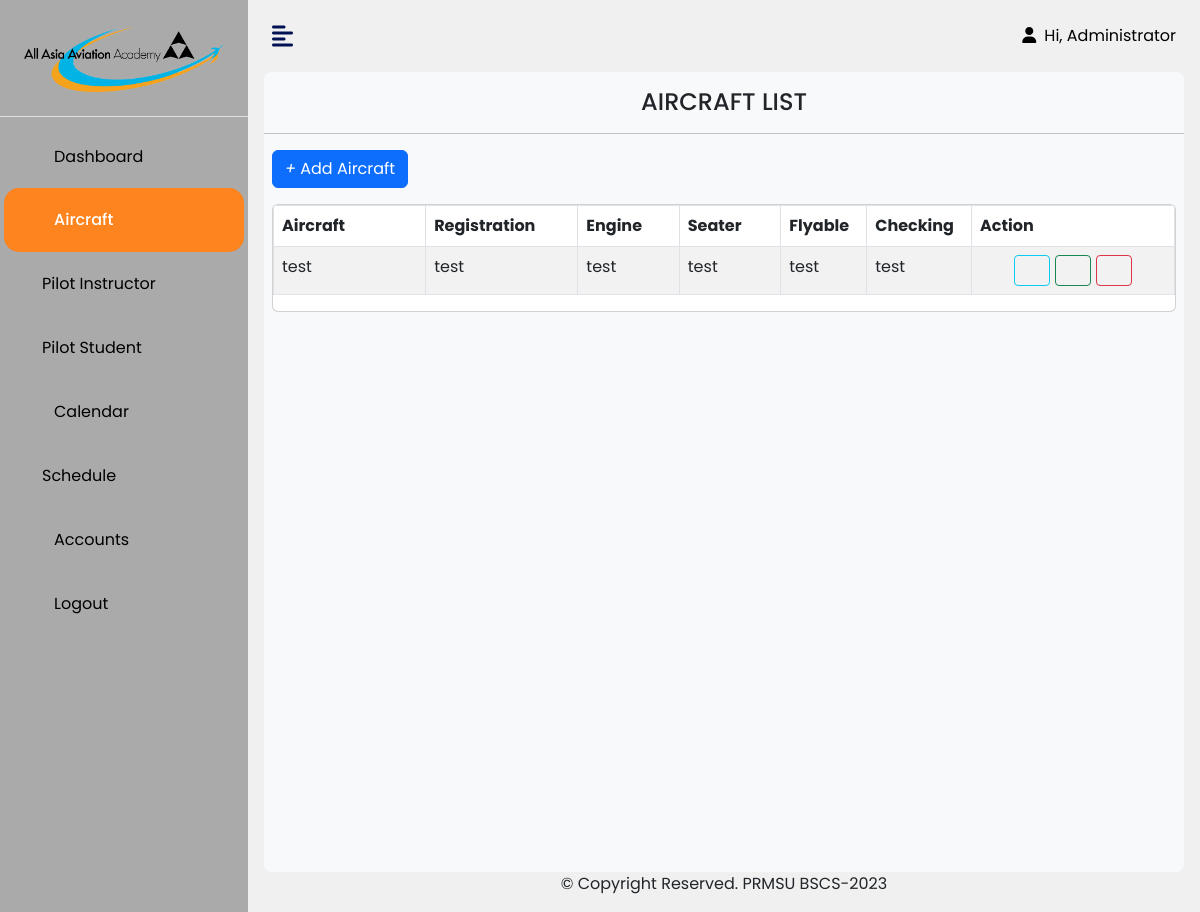
Page /admin/aircraft.php (signed in) on the committed database.
### tables this page shows
CREATE TABLE `aircraft` (
  `id` int NOT NULL,
  `aircraft` varchar(100) NOT NULL,
  `registration` varchar(100) NOT NULL,
  `engine` varchar(100) NOT NULL DEFAULT '1 Engine',
  `seater` varchar(100) NOT NULL DEFAULT '2 Seater',
  `flyable` varchar(100) NOT NULL DEFAULT 'Yes',
  `checking` varchar(50) NOT NULL DEFAULT 'TBO'
);

### admin/aircraft.php (the view, shortened to what this page needs)
<?php
include '../incAdmin/header.php';
?>
    <div class="d-flex" id="wrapper">
        <div class="bg-white" id="sidebar-wrapper">
            <div class="sidebar-heading text-center py-4 primary-text fs-4 fw-bold text-uppercase border-bottom">
                <img id="logo"src="../img/logo.png" alt="">
            </div>
            <div class="list-group list-group-flush my-2 mx-1">
                <a href="index.php" class="list-group-item list-group-item-action second-text "><i class="fa-duotone fa-house me-2"></i>Dashboard</a>
                <a href="aircraft.php" class="list-group-item list-group-item-action second-text active "><i class="fa-duotone fa-plane-up me-2"></i>Aircraft</a>
                <a href="instructor.php" class="list-group-item list-group-item-action second-text "><i class="fa-duotone fa-user-pilot-tie me-2"></i>Pilot Instructor</a>
                <a href="student.php" class="list-group-item list-group-item-action second-text "><i class="fa-duotone fa-user-pilot me-2"></i>Pilot Student</a>
                <a href="calendar.php" class="list-group-item list-group-item-action second-text "><i class="fa-duotone fa-calendar-days me-2"></i>Calendar</a>
                <a href="schedule.php" class="list-group-item list-group-item-action second-text "><i class="fa-duotone fa-calendar-lines-pen me-2"></i>Schedule</a>
                <a href="account.php" class="list-group-item list-group-item-action second-text "><i class="fa-duotone fa-users me-2"></i>Accounts</a>
                <a href="../logout.php" class="list-group-item list-group-item-action second-text "><i class="fa-duotone fa-right-from-bracket me-2"></i>Logout</a>
            </div>
        </div>
        <div id="page-content-wrapper">
            <nav class="navbar navbar-expand navbar-light bg-transparent py-4 px-4">
                <div class="d-flex align-items-center">
                    <i class="fas fa-align-left primary-text fs-4 me-3" id="menu-toggle"></i>
                </div>
                <div class="collapse navbar-collapse" id="navbarSupportedContent">
                    <ul class="navbar-nav ms-auto mb-2 mb-lg-0 text-light">
                            <a style="color:black;"><i class="fas fa-user me-2"></i>Hi, <?php echo $_SESSION['admin_name'] ?></a>
                    </ul>
                </div>
            </nav>
    <div class="table-responsive mx-3 bg-light py-3 rounded-3 vh-100">
        <center>
            <h4>AIRCRAFT LIST</h4>
        </center>
        <hr>
        <button type="button" id="addAircraft" class="btn btn-primary mb-3 ms-2" data-bs-toggle="modal" data-bs-target="#aircraftModal"><i class="fa-duotone fa-plus"></i> Add Aircraft</button>
        <div class="card mx-2">
        <table id="myTable" class="table table-striped table-bordered">
            <thead>
                <tr>
                    <th width="15%">Aircraft</th>
                    <th width="15%">Registration</th>
                    <th width="10%">Engine</th>
                    <th width="10%">Seater</th>
                    <th width="8%">Flyable</th>
                    <th width="8%">Checking</th>
                    <th width="20%">Action</th>
                </tr>
            </thead>
            <tbody>
                <?php
                require '../conn.php';
                $query = "SELECT * FROM aircraft";
                $query_run = mysqli_query($conn, $query);
                if(mysqli_num_rows($query_run) > 0)
                {
                    foreach($query_run as $aircraft)
                    {
                        ?>
                        <tr>
                            <td data-label="Aircraft"><?= $aircraft['aircraft'] ?></td>
                            <td data-label="Registration"><?= $aircraft['registration'] ?></td>
                            <td data-label="Engine"><?= $aircraft['engine'] ?></td>
                            <td data-label="Seater"><?= $aircraft['seater'] ?></td>
                            <td data-label="Flyable"><?= $aircraft['flyable'] ?></td>
                            <td data-label="Checking"><?= $aircraft['checking'] ?></td>
                            <td>
                                <center>
                                <button type="button" value="<?=$aircraft['id'];?>" class="viewAircraft btn btn-outline-info btn-sm"><i class="fa-duotone fa-eye mx-1"></i></button>
                                <button type="button" value="<?=$aircraft['id'];?>" class="editAircraft btn btn-outline-success btn-sm"><i class="fa-duotone fa-pen-to-square mx-1"></i></button>
                                <button type="button" value="<?=$aircraft['id'];?>" class="delAircraft btn btn-outline-danger btn-sm"><i class="fa-duotone fa-trash mx-1"></i></button>
                                </center>
                            </td>
                        </tr>
                        <?php
                        }
                    }
                    ?>
                    </tbody>
                </table>
        </div>
            </div>
                <footer>
                    <center>
                        <p class="text-dark">&copy; Copyright Reserved. PRMSU BSCS-2023</p>
                    </center>
                </footer>
            </div>
        </div>
    <?php
include '../incAdmin/footer.php';
?>

### css/admin.css (style rules this page uses)
:root { --main-bg-color: #001253; --main-text-color: #001253; --second-text-color: #000000; --second-bg-color: #FD841F; --third-text-color: #ffffff; }
.primary-text { color: var(--main-text-color); }
.second-text { color: var(--second-text-color); }
* { margin: 0; padding: 0; box-sizing: border-box; font-family: 'Poppins', sans-serif; }
#wrapper { overflow-x: hidden; background-image: linear-gradient( to right, #f0f0f0, #f0f0f0 ); }
#sidebar-wrapper { background-image: linear-gradient( to right, #aaaaaa,#aaaaaa ); min-height: 100vh; margin-left: -16rem; -webkit-transition: margin 0.25s ease-out; -moz-transition: margin 0.25s ease-out; -o-transition: margin 0.25s ease-out; transition: margin 0.25s ease-out; }
#sidebar-wrapper .sidebar-heading { padding: 0.875rem 1.25rem; font-size: 1.2rem; }
#sidebar-wrapper .list-group { width: 15rem; }
#page-content-wrapper { min-width: 100vw; }
#menu-toggle { cursor: pointer; }
.list-group-item { border: none; padding: 20px 30px; }
.list-group.list-group-flush.my-2.mx-1 { --bs-list-group-bg: ; }
.list-group-item.active { background-color: var(--second-bg-color); color: var(--third-text-color); font-weight:500; border: none; border-radius: 15px; }
#logo { width: 200px; }
@media (min-width: 768px) { #sidebar-wrapper { margin-left: 0; } }
@media (min-width: 768px) { #page-content-wrapper { min-width: 0; width: 100%; } }
a i.fas.fa-user.me-2 { color: black; }

### rows in the picture
aircraft: aircraft "test", registration "test", engine "test", seater "test", flyable "test", checking "test", $aircraft['id'] 253 (drawn)

### other values in the picture
$_SESSION['admin_name'] "Administrator"
